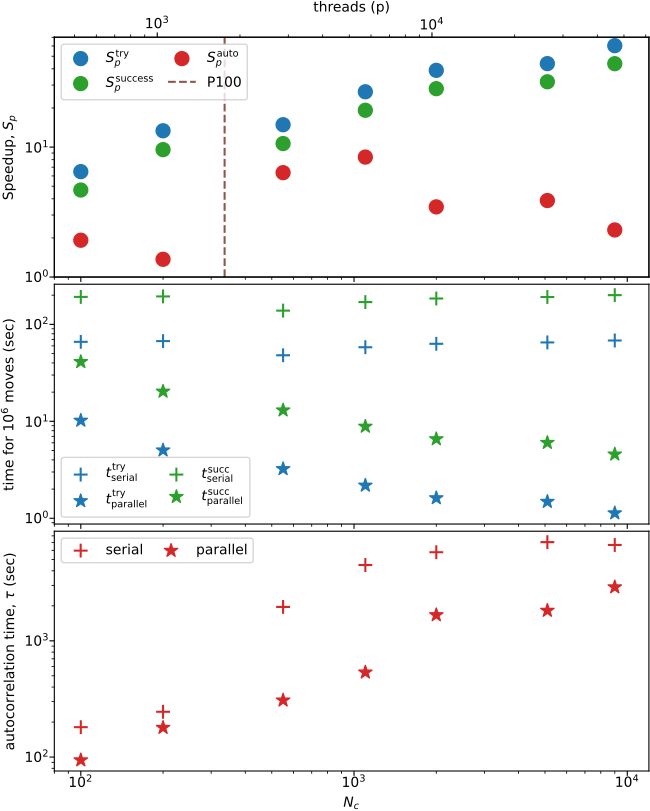

Here is the Python script that generated this plot:
#!/usr/bin/env python3

import pandas as pd
import matplotlib.pyplot as plt
import numpy as np

Nb       = 100
rho      = 0.15
sigma    = 1
rc       = 2.5
fontsize = 10
in_file  = "sp_metrics.out"

pd.set_option("display.precision", 16)
df = pd.read_csv(in_file, sep=" ")

# average out reps
df = df.groupby( ['mode', 'Nc'] ).mean().reset_index()
df['acc'] = df['numb_succ']/df['numb_try']
df['time_per_succ'] = df['time_per_step']*df['numb_try']/df['numb_succ']
df['Lx'] = (df['Nc']*Nb/rho) ** (1/3)
df['ncell'] = (df['Lx']/rc).astype('int')
for i in range(len(df['ncell'])):
  while (df['ncell'].iloc[i]/2 % 2) == 1:
    df['ncell'].iloc[i] -= 1
df['rcell'] = df['Lx']/df['ncell']
df['proc'] = (df['ncell']/2) ** 3

# split into parallel and serial
df_par = df.loc[df['mode'] == "par"]
df_ser = df.loc[df['mode'] == "ser"]

# use this to simplify plotting interesting stuff
toPlot = [['time_per_step', 'numb_try', 'acc'], ['auto_time_sec', 'Emean', 'conv_crit']]
x = 'Nc'
scale  = [['log', 'linear', 'linear'], ['linear', 'linear', 'linear']]

# calculate speedup measures
Nc = df_ser['Nc'].to_numpy()
sp_nom  = df_ser['time_per_step'].to_numpy()/df_par['time_per_step'].to_numpy()
sp_succ = df_ser['time_per_succ'].to_numpy()/df_par['time_per_succ'].to_numpy()
sp_auto = df_ser['auto_time_sec'].to_numpy()/df_par['auto_time_sec'].to_numpy()

def returnThreads(Nc):
  return int( ( 100/2.5**3/0.15*Nc )**(1/3) )**3/8

def returnNc(threads):
  return 2.5**3 * 8 * threads * 0.15/100

ylim1 = 1
ylim2 = 70

cmap = plt.get_cmap("tab10")
test = 0
fig, axs = plt.subplots(3, 1, figsize=(6.5, 8.1), sharex=True, constrained_layout=test)
ax = axs[0]
ax.scatter(Nc, sp_nom , color=cmap(0), s=100, label=r'$S_{p}^{\mathrm{try}}$')
ax.scatter(Nc, sp_succ, color=cmap(2), s=100, label=r'$S_{p}^{\mathrm{success}}$')
ax.scatter(Nc, sp_auto, color=cmap(3), s=100, label=r'$S_{p}^{\mathrm{auto}}$')
ax.vlines(returnNc(1792), ylim1, ylim2, color=cmap(5), ls='dashed', label="P100")
ax.set_yscale('log')
ax.set_xscale('log')
#ax.set_xlabel(r'$N_{c}$', fontsize=fontsize)
ax.set_ylabel(r'Speedup, $S_{p}$', fontsize=fontsize)#, labelpad=-5)
ax.legend(loc='upper left', fontsize=fontsize, ncol=2, columnspacing=1.0)
ax.set_yticks([1,10])
ax.set_ylim([ylim1, ylim2])

# twin object for two different y-axis on the sample plot
ax2=ax.twiny()
#ax2.scatter(df_par['proc'], sp_nom , color=cmap(0), marker='*', s=100, label=r'$S_{p}^{\mathrm{try}}$')
#ax2.scatter(df_par['proc'], sp_succ, color=cmap(2), marker='*', s=100, label=r'$S_{p}^{\mathrm{success}}')
#ax2.scatter(df_par['proc'], sp_auto, color=cmap(3), marker='*', s=100, label=r'$S_{p}^{\mathrm{auto}}$')
ax2.set_xscale('log')
ax2.set_xlabel('threads (p)', fontsize=fontsize)

Nclim1 = 80
Nclim2 = 12000
ax.set_xlim(80, 12000)
plim1  = returnThreads(Nclim1)
plim2  = returnThreads(Nclim2)
ax2.set_xlim(plim1, plim2)

ax.tick_params(axis='both', labelsize=fontsize, pad=0)
ax2.tick_params(axis='x'  , labelsize=fontsize, pad=0)

ax = axs[1]
ax.scatter(Nc, df_ser['time_per_step']*10**6, color=cmap(0), s=100, marker='+', label=r'$t^{\mathrm{try}}_{\mathrm{serial}}$')
ax.scatter(Nc, df_par['time_per_step']*10**6, color=cmap(0), s=100, marker='*', label=r'$t^{\mathrm{try}}_{\mathrm{parallel}}$')
ax.scatter(Nc, df_ser['time_per_succ']*10**6, color=cmap(2), s=100, marker='+', label=r'$t^{\mathrm{succ}}_{\mathrm{ serial}}$')
ax.scatter(Nc, df_par['time_per_succ']*10**6, color=cmap(2), s=100, marker='*', label=r'$t^{\mathrm{succ}}_{\mathrm{ parallel}}$')
ax.set_yscale('log')
ax.set_xscale('log')
#ax.set_xlabel(r'$N_{c}$', fontsize=fontsize)
ax.set_ylabel(r'time for $10^{6}$ moves (sec)', fontsize=fontsize, labelpad=5)
ax.legend(loc='best', fontsize=fontsize, ncol=2, columnspacing=1.0)
#ax.set_yticks([1,10])
#ax.set_ylim([ylim1, ylim2])
ax.set_xlim(80, 12000)
ax.tick_params(axis='both', labelsize=fontsize, pad=0)

ax = axs[2]
ax.scatter(Nc, df_ser['auto_time_sec'], color=cmap(3), s=100, marker='+', label=r'serial')
ax.scatter(Nc, df_par['auto_time_sec'], color=cmap(3), s=100, marker='*', label=r'parallel')
ax.set_yscale('log')
ax.set_xscale('log')
ax.set_xlabel(r'$N_{c}$', fontsize=fontsize)
ax.set_ylabel(r'autocorrelation time, $\tau$ (sec)', fontsize=fontsize, labelpad=5)
ax.legend(loc='best', fontsize=fontsize, ncol=2, columnspacing=1.0)
ax.set_xlim(80, 12000)
ax.tick_params(axis='both', labelsize=fontsize, pad=0)

df_ser.loc[:, 'time_per_succ'] = df_ser.loc[:, 'time_per_step']*df_ser.loc[:, 'numb_succ']/df_ser.loc[:, 'numb_try']
df_par.loc[:, 'time_per_succ'] = df_par.loc[:, 'time_per_step']*df_par.loc[:, 'numb_succ']/df_par.loc[:, 'numb_try']

if test == 0:
  plt.subplots_adjust(left=0.083, bottom=0.048, right=0.999, top=0.954, hspace=0.03)
fig.savefig('subfig-speedup.pdf')
plt.close()
